Frame 1 (no input): blank canvas, image omitted
Frame 60 (no input): blank canvas, image omitted
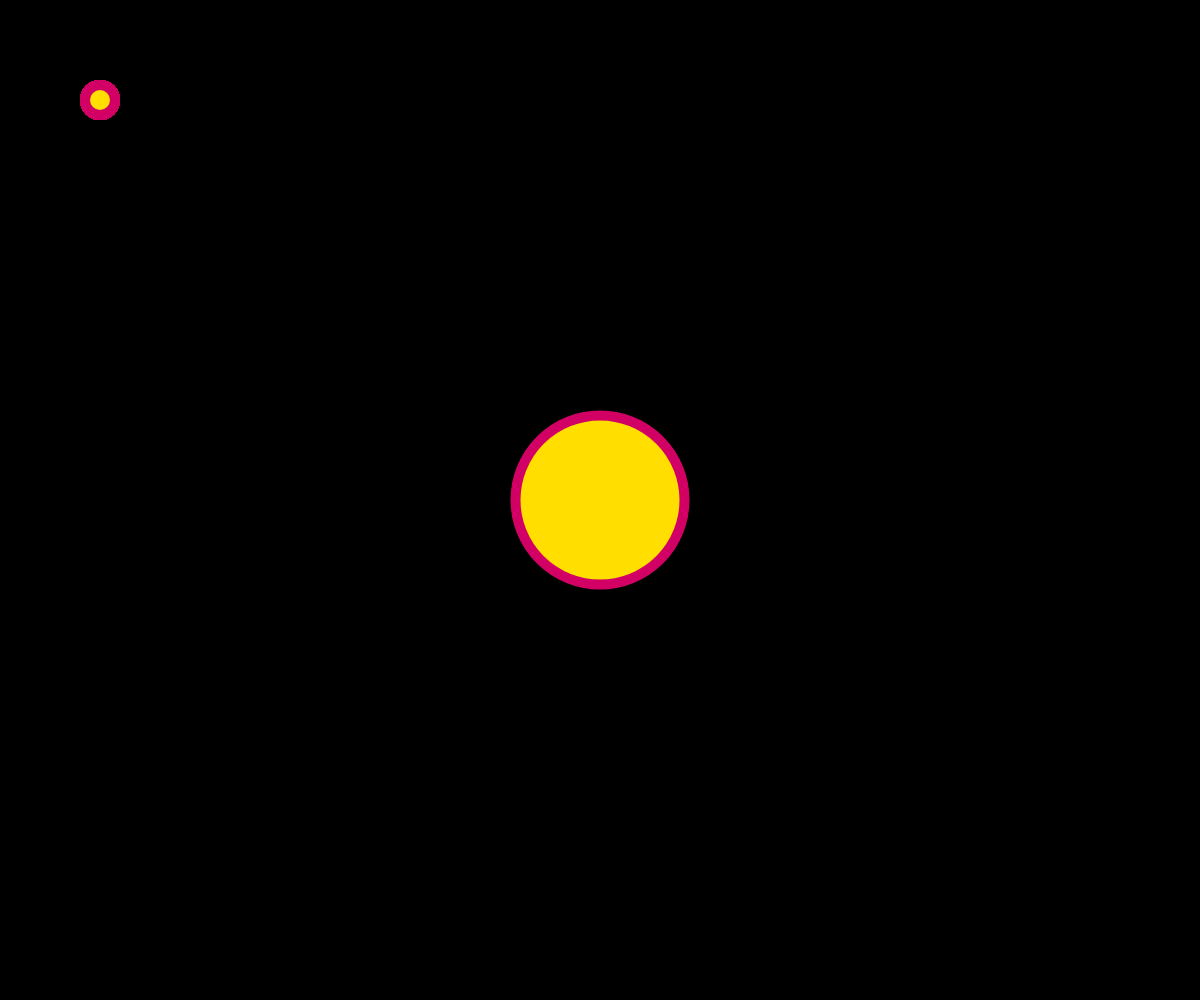
Frame 120 (the mouse pressed at the canvas centre since frame 60)

The p5.js sketch whose frames 1 and 60 were blank and that drew this single picture after the mouse press (run headless with seeded random() and noise() and a simulated clock; from frame 60 on, the mouse is pressed at the canvas centre):

// p5.js sketch
// ── sketch.js
//2016 07 20 wednesday
//estoy en la uss
//con mucha gente
//estamos haciendo un codigo que
//hace que el fondo sea verde
//y que haya una elipse que siga al mouse

//camelCase es escribir la primera palabra con minus
//y todas las siguientes mayusculas

//variables
//para usar una variable, debemos declararla
//DECLARAR hace que el computador sepa que existe
var diametro;

//solo de despues de declarar una variable
//podemos ASIGNARle un valor
diametro = 50;

//hay dos sabores de variables
//estan las variables locales y las globales

//las variables globales viven fuera de una funcion
//las variables locales viven dentro de una funcion
//esto tiene que ver con la DECLARACION

//las variables globales todo el mundo sabe donde viven
//las variables locales solo viven dentro de la funcion
//donde fueron declaradas

//existen tambien funciones
//las funciones tambien se DECLARAN
function nombreFuncion() {
  //las instrucciones de la funcion
  //aqui va todo lo que hace la funcion
}

//para ejecutar una funcion
//nombreFuncion();

//funcion setup se ejecuta una vez al principio
function setup() {
  //createCanvas(dimHor, dimVer)
  //crea el lienzo

  createCanvas(windowWidth, windowHeight);

  //background(red, green, blue)
  //define el color del fondo
  background(0, 255, 0);
}

//funcion draw() se ejecuta despues de setup
//y se ejecuta 60 veces por segundo
function draw() {

  //declarar variable LOCAL anchoBorde
  var anchoBorde = 10;
  //asignarle un valor
  anchoBorde = 10;

  //background(0, 255, 0);

  estilo1();

  //elipse que en 100, 100 de diametro 30
  //ellipse(posX, posY, width, height)
  ellipse(100, 100, 30, 30);


  if (mouseX != 0 && mouseY != 0) {

    //elipse que sigue al mouse de diametro 30
    //ellipse(posX, posY, width, height)
    ellipse(mouseX, mouseY, diametro, diametro);
  }

  //asignacion nueva a la variable
  //global diametro
  diametro = diametro + 1;

  //muchasVeces();

}

//declaracion de funcion de estilo de elipse
function estilo1() {
  //definamos el tamano del borde
  //strokeWeight(px);
  strokeWeight(10);

  //color del borde
  //stroke(red, green, blue)
  stroke(210, 0, 100);

  //fill() elige el color del relleno
  //fill(red, green, blue)
  fill(255, 222, 0);
}

//declaracion de funcion de estilo de elipse
function estilo2() {
  //definamos el tamano del borde
  //strokeWeight(px);
  strokeWeight(1);

  //color del borde
  //stroke(red, green, blue)
  stroke(0, 100, 200);

  //fill() elige el color del relleno
  //fill(red, green, blue)
  fill(0, 222, 0);
}


//veamos iteracion
function muchasVeces() {

  var diez = 10;

  //for(inicio;condicion;actualizacion) {//lo que sea que este aqui}
  for (var i = 0; i < 10000; i++) {
    noStroke();
    fill(random(255));
    ellipse(random(width), random(height), diez, diez);
  }
  
  

}

//declarando la funcion mousePressed
function mousePressed() {

  //if, condicional
  //lo que esta adentro de las llaves se ejecuta
  //solo si la expresion es verdadera
  if (mouseX > width / 2) {
    console.log("hola");
    triangle(0, 0, 0, height, mouseX, mouseY);
  } else {
    console.log("chao");
    background(0);
  }

}
